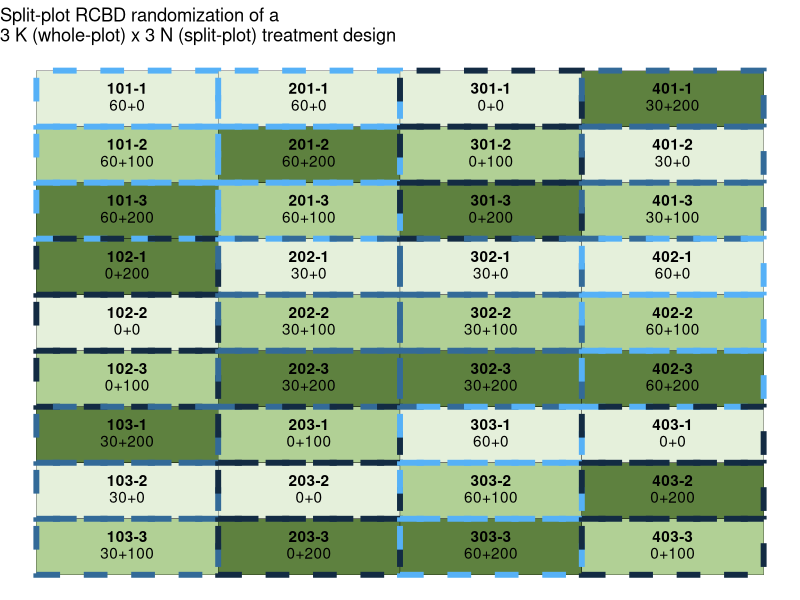

This chart was generated by the following R code: (Note: this script raises an error after producing the figure.)
## ---- chunk 1
# Loading packages
library(tidyverse) # for data wrangling and plotting
## ---- chunk 2
# Setting seed to get same randomization result every time
set.seed(930) 

wp_rcbd_rand <- crossing(krate_kgha = c(0,30,60),
                         block = 1:4
                         ) %>% 
  arrange(block) %>% 
  # Randomizing WP treatment factor to blocks (restricted) 
group_by(block) %>% 
  mutate(krate_kgha = sample(krate_kgha)) %>% 
    # Creating WP plot numbers 
mutate(wplot = (block *100)+ 1:3) %>% 
  ungroup()
wp_rcbd_rand
## ---- chunk 3
sp_rcbd_rand <- crossing(nrate_kgha = c(0,100,200),
                         wplot = wp_rcbd_rand$wplot
                         ) %>% 
  arrange(wplot) %>% 
  # Randomizing SP treatment factor to WP plots (restricted)
group_by(wplot) %>% 
  mutate(nrate_kgha = sample(nrate_kgha)) %>% 
  # Creating SP plot numbers 
mutate(splot = paste0(wplot, "-",1:3)) %>% 
  ungroup()

sp_rcbd_rand
## ---- chunk 4
spp_rcbd_rand <- wp_rcbd_rand %>% 
  right_join(sp_rcbd_rand) %>% 
  mutate(trtname = paste0(krate_kgha, "+", nrate_kgha))

spp_rcbd_rand
## ---- chunk 5
spp_rcbd_rand %>% 
  filter(block ==1)
## ---- chunk 6
spp_rcbd_layout <- spp_rcbd_rand %>%
  # Defining number of rows and columns in the field for plotting purposes
  mutate(row = rep(1:4, each = 9)) %>%
  mutate(col = rep(seq(from = 1, 
                       to = 9, #total number of treatments, 
                       by = 1), 
                   times = 4 #total number of blocks
  )) %>%
  # Creating plot and trtname labels for plotting
  mutate(lab = paste0(splot, "\n", trtname))

spp_rcbd_layout
## ---- chunk 7
ggplot(data = spp_rcbd_layout, aes(x = row, 
                                   y = -col))+
    geom_tile(aes(fill = factor(nrate_kgha)),
            color = "black",
            show.legend = FALSE
            )+
  geom_tile(aes(color = krate_kgha),
            show.legend = FALSE,
            size = 2,
            linetype = 2,
            fill = NA
            ) +
scale_fill_manual(values = c("#e5f0db",
                               "#b1d095",
                               "#5e813f")) +
geom_text(aes(label = splot), fontface = "bold", vjust = -.4)+
geom_text(aes(label = trtname), vjust = 1)+
labs(title = "Split-plot RCBD randomization of a\n3 K (whole-plot) x 3 N (split-plot) treatment design") +
theme_void()

## ---- chunk 8
spp_rcbd_rand %>%
  # Rearranging columns  
  dplyr::select(block, wplot, krate_kgha, 
                splot, nrate_kgha,
                trtname) %>%
  write_csv("../output/spp_rcbd_randomization_table.csv")


## ---- chunk 9
ggsave("../output/spp_rcbd_layoutmap.png",
       width = 6,
       height = 5,
       bg = "white")
